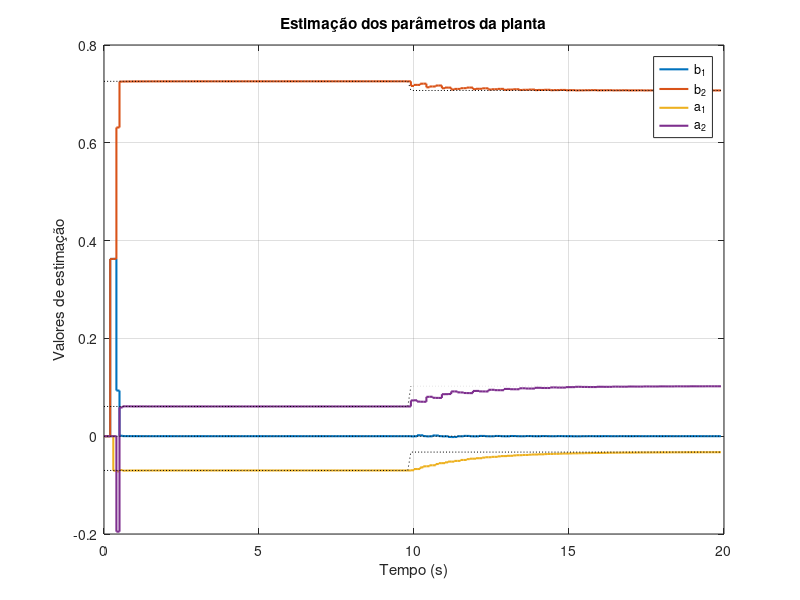

Write the MATLAB code that produced this figure.
clear;
clc;


%% Sistema 1
K = 1;
Wn = 20;
Xi = 0.7;

G1 = tf([K*(Wn^2)], [1, 2*Xi*Wn, Wn^2]);

% sistema discretizado
fs = 10;
T = 1/fs;

G1z = c2d(G1, T, 'zoh');
b1_1 = G1z.num{1}(1);
b2_1 = G1z.num{1}(2);
a1_1 = G1z.den{1}(2);
a2_1 = G1z.den{1}(3);

%% Sistema 2
K = 0.95;
Wn = 19;
Xi = 0.6;

G2 = tf([K*(Wn^2)], [1, 2*Xi*Wn, Wn^2]);

G2z = c2d(G2, T, 'zoh');
b1_2 = G2z.num{1}(1);
b2_2 = G2z.num{1}(2);
a1_2 = G2z.den{1}(2);
a2_2 = G2z.den{1}(3);

%% Planta variante no tempo
tmax = 20;
tempo = 0:T:tmax-T;
N = numel(tempo);

b1 = b1_1*ones(1,N);
b2 = b2_1*ones(1,N);
a1 = a1_1*ones(1,N);
a2 = a2_1*ones(1,N);

b1(N/2:end) = b1_2;
b2(N/2:end) = b2_2;
a1(N/2:end) = a1_2;
a2(N/2:end) = a2_2;

%% Entrada e saida do sistema
freq = 2;
duty = 50;
x = square(2*pi*freq.*tempo,duty);

y = zeros(1,N);


%%
rho = 500;
P = rho*eye(4);
u = zeros(4,1);

theta = zeros(4,N);

lambda = 0.95;

for n = 3:N

    % saida do sistema
    y(n) = b1(n)*x(n-1) + b2(n)*x(n-2) - a1(n)*y(n-1) -a2(n)*y(n-2);

    % atualizacao vetor u
    u = [x(n-1);  x(n-2); -y(n-1);  -y(n-2)];

    % vetor de ganho h
    h = P*u/(lambda+u'*P*u);

    % Atualizacao dos parametros
    theta(:,n) = theta(:,n-1) + h*(y(n) - u.'*theta(:,n-1));

    % atualizacao da matriz P
    P = (eye(4) - h*u')*P/lambda;

end


% Resultados
figure;
stairs(tempo, theta', 'LineWidth', 1.5);
hold on;
plot(tempo, b1, 'k:');
plot(tempo, b2, 'k:');
plot(tempo, a1, 'k:');
plot(tempo, a2, 'k:');
legend('b_1', 'b_2', 'a_1', 'a_2');
xlabel('Tempo (s)');
ylabel('Valores de estimação')
title('Estimação dos parâmetros da planta')
grid on;
